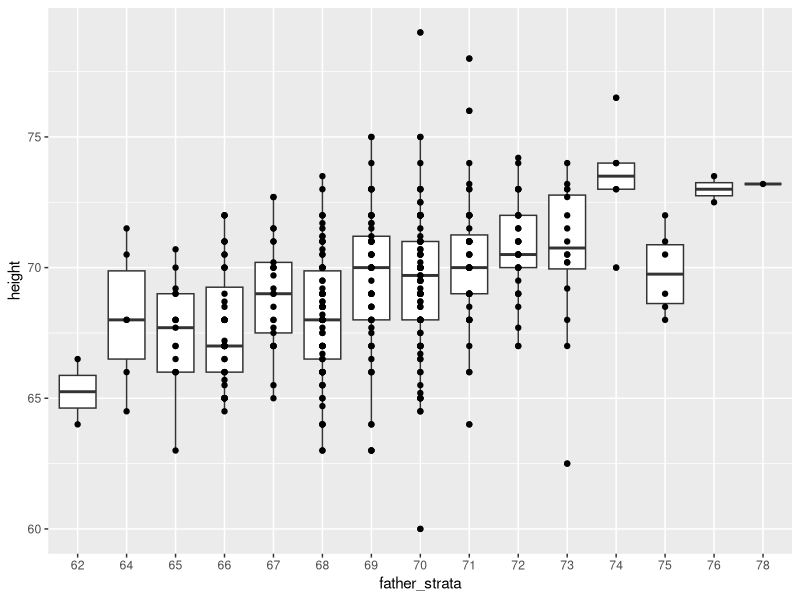
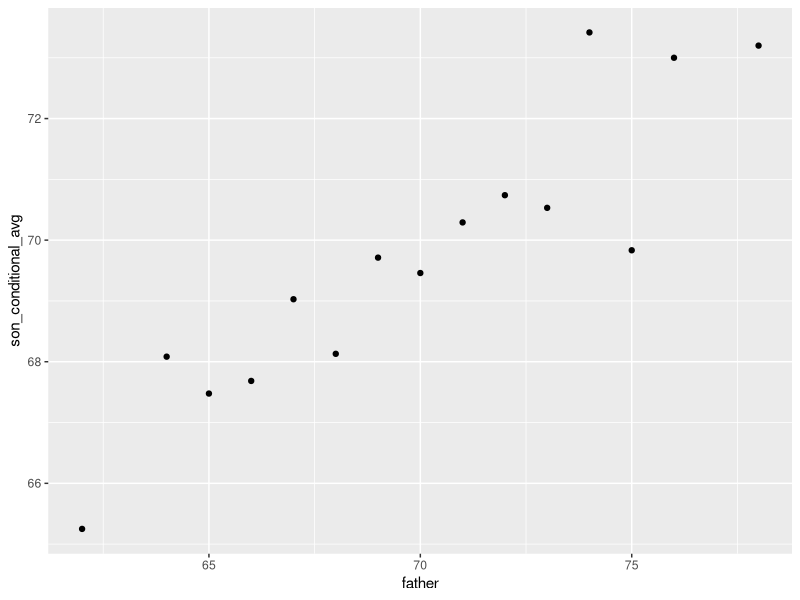
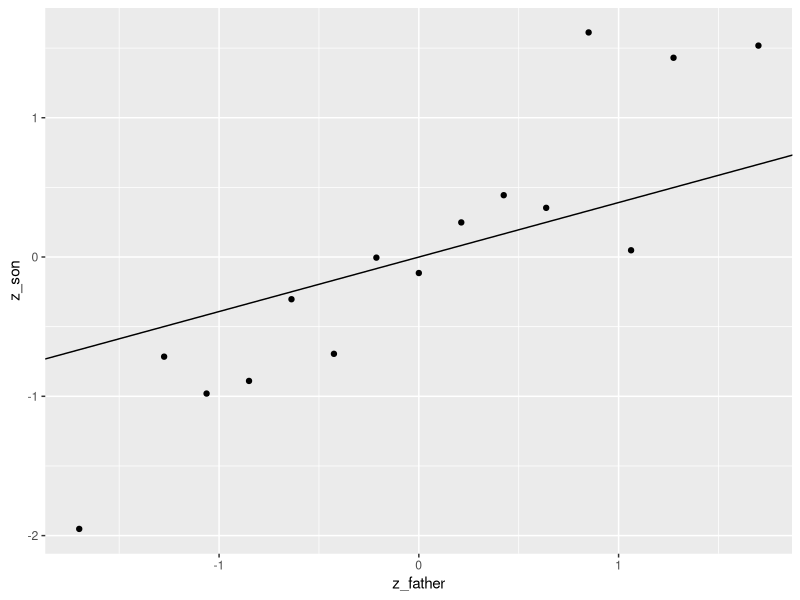

Reproduce these figures in R, in order. (Note: this script raises an error after producing the figures.)
library(dslabs)
library(tidyverse)
library(haven)

galton_heights <- read_dta('galton-stata11.dta')
str(galton_heights)

#Getting the average of sons with whose fathers' height is around 72 inches
conditional_avg <- galton_heights %>% filter(gender == "M", round(father) == 72) %>% summarize(avg = mean(height)) %>% .$avg
conditional_avg

#plot(father, son)
galton_heights %>% mutate(father_strata = factor(round(father))) %>%  filter(gender == "M") %>% ggplot(aes(father_strata, height)) + geom_boxplot() + geom_point()

#plotting conditional sons' height due to fathers' height
galton_heights %>% mutate(father = round(father)) %>% group_by(father) %>% filter(gender == "M") %>% summarise(son_conditional_avg = mean(height)) %>% ggplot(aes(father, son_conditional_avg)) + geom_point()

#correlation
r <- galton_heights %>% filter(gender == "M") %>% summarise(r = cor(father, height)) %>% .$r

#plottoing the relation between heights and the correlation regression
galton_heights %>% mutate(father = round(father)) %>% group_by(father) %>% filter(gender == "M") %>% summarise(son = mean(height)) %>% mutate(z_father = scale(father), z_son = scale(son)) %>%
  ggplot(aes(z_father, z_son)) + geom_point() + geom_abline(intercept = 0, slope = r)

#parameters of linear regression y = b + m*x
male <- galton_heights %>% filter(gender == "M")
mu_x <- mean(galton_heights$father)
mu_y <- mean(male$height)
s_x <- sd(galton_heights$father)
s_y <- sd(male$height)
r <- cor(galton_heights$father, male$height)
m <- r*s_y / s_x
b <- mu_y - m*mu_x

#plot
galton_heights %>% filter(gender == "M") %>% ggplot(aes(father, height)) + geom_point(alpha = 0.5) + geom_abline(intercept = b, slope = m)


#Stratifying sons' height by the standardized fathers' height
galton_heights %>% filter(gender == "M") %>% mutate(z_father = round((father - mean(father))/sd(father))) %>% filter(z_father %in% -2:2) %>%
  ggplot() + stat_qq(aes(sample = height)) + facet_wrap(~z_father)

#Variance 
#When two variables follow a bivariate normal distribution, the variation 
#explained can be calculated as  𝜌2×100 
vari <- r^2
vari

#linear regression
lm(height ~ father, data = male)

#least squares estimate
rss <- function(beta0, beta1, data) {
  resid <- male$height - (beta0 + beta1 * male$father)
  return(sum(resid^2))
}
beta1 = seq(0, 1, len=nrow(galton_heights))
results <- data.frame(beta1 = beta1, rss = sapply(beta1, rss, beta0 = 25))
results %>% ggplot(aes(beta1, rss)) + geom_line() + geom_line(aes(beta1, rss), col=2)

#Monte Carlo simulation
B <- 1000
N <- 100
lse <- replicate(B, {
  sample_n(male, N, replace = TRUE) %>% 
    lm(height ~ father, data = .) %>% .$coef 
})

sample_n(male, N, replace = TRUE) %>% 
  lm(male ~ father, data = .) %>% summary

lse <- data.frame(beta_0 = lse[1,], beta_1 = lse[2,]) 
lse %>% summarize(cor(beta_0, beta_1))

library(gridExtra)
p1 <- lse %>% ggplot(aes(beta_0)) + geom_histogram(bins = 20, binwidth = 1, color = "black")
p2 <- lse %>% ggplot(aes(beta_1)) + geom_histogram(bins = 20, binwidth = 0.01, color = "black")  
grid.arrange(p1, p2, ncol = 2)  

#If we standardize the father heights
B <- 1000
N <- 50
lse <- replicate(B, {
  sample_n(male, N, replace = TRUE) %>%
    mutate(father = father - mean(father)) %>%
    lm(height ~ father, data = .) %>% .$coef 
})

cor(lse[1,], lse[2,])

#Drawing graphs with confidence interval and different ways to get the predictions
male %>% ggplot(aes(father, height)) + geom_point() +
  geom_smooth(method = "lm")

male %>% mutate(Y_hat = predict(lm(height ~ father, data =  .))) %>%
  ggplot(aes(father, Y_hat)) + geom_line()

fit <- male %>% lm(height ~ father, data =  .)
Y_hat = predict(fit, se.fit = TRUE)
names(Y_hat)

model <- lm(height ~ father, data = male)
predictions <- predict(model, interval = c("confidence"), level = 0.95)
data <- as_tibble(predictions) %>% bind_cols(father = male$father)

ggplot(data, aes(x = father, y = fit)) +
  geom_line(color = "blue", size = 1) + 
  geom_ribbon(aes(ymin=lwr, ymax=upr), alpha=0.2) + 
  geom_point(data = male, aes(x = father, y = height))

  
